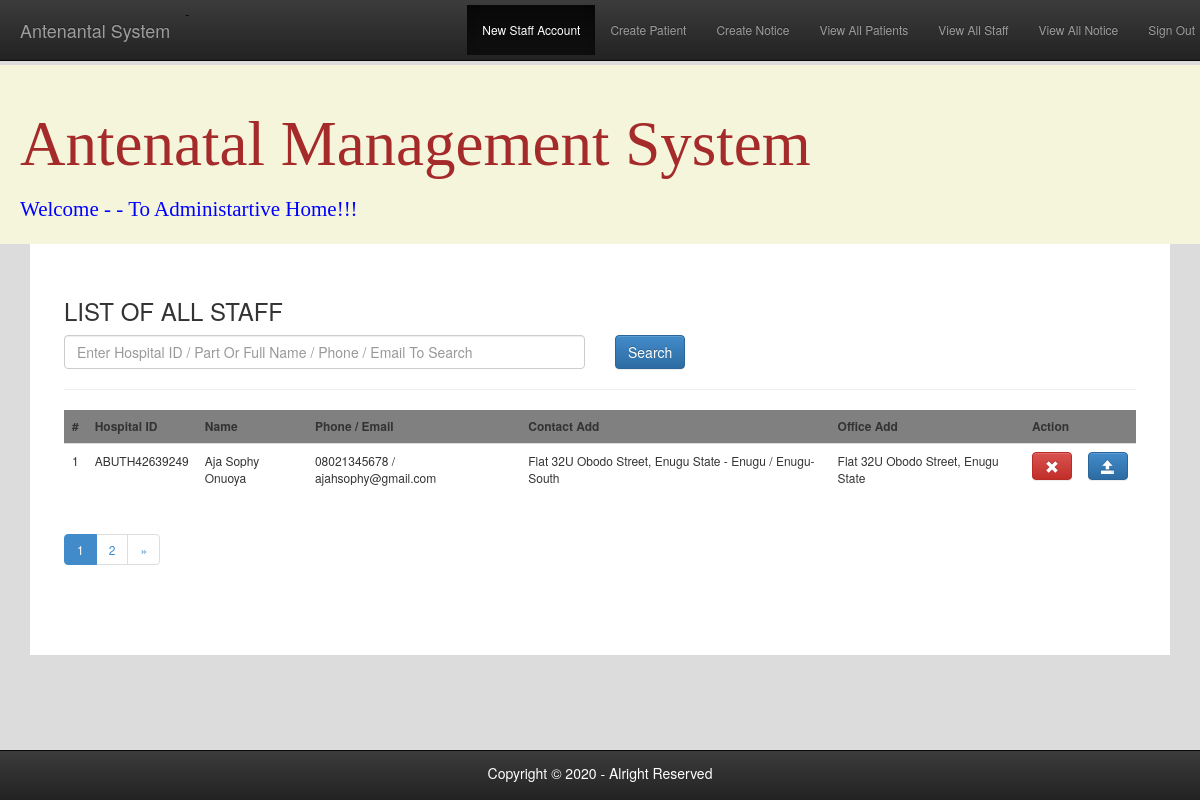
The app's page /adminListPatient.php with its own data.
### tables this page shows
CREATE TABLE `users` (
  `id` int(11) NOT NULL,
  `patientName` varchar(255) NOT NULL,
  `patientPhone` varchar(20) NOT NULL,
  `patientEmail` varchar(100) NOT NULL,
  `HID` varchar(50) NOT NULL,
  `contactAddress` text NOT NULL,
  `officeAddress` text NOT NULL,
  `illnesDescription` text NOT NULL,
  `patientState` varchar(200) NOT NULL,
  `patientLocalGovt` varchar(255) NOT NULL,
  `dateReg` datetime NOT NULL,
  `createdBy` varchar(100) NOT NULL
);

### adminListPatient.php (the view, shortened to what this page needs)
<?php
    require_once 'connection.php';
    $txtSearch = "";
    if($_SERVER['REQUEST_METHOD'] == "POST" && isset($_POST['txtSearch'])){
        $stmt_in = $conn->prepare("SELECT * FROM users where patientName like ? or patientPhone like ? or patientEmail like ?
        or HID like ? or patientState like ?  ORDER BY dateReg, id DESC ");
        $txtSearch = trim($_POST['txtSearch']);
        $search = "%".$txtSearch."%";
        $stmt_in->execute(array($search,$search,$search,$search,$search));
        $affected_rows_in = $stmt_in->rowCount();
    }else{
        $stmt_ina = $conn->prepare("SELECT * FROM users");
        $stmt_ina->execute(array());
        $affected_rows_ina = $stmt_ina->rowCount();
        $current_page = !empty($_GET['page']) ? (int)$_GET['page'] : 1;
        $total_count = $affected_rows_ina;
        $per_page = 1;
        $total_pages = ceil($total_count/$per_page);
        $offset = ($current_page - 1) * $per_page;
        $next_page = $current_page + 1;
        $has_next_page = $next_page <= $total_pages ? true : false;
        $stmt_in = $conn->prepare("SELECT * FROM users ORDER BY dateReg, id DESC Limit {$per_page} OFFSET {$offset}");
        $stmt_in->execute();
        $affected_rows_in = $stmt_in->rowCount();
    }
?>
<!DOCTYPE HTML PUBLIC "-//W3C//DTD HTML 4.01 Transitional//EN" "http://www.w3.org/TR/html4/loose.dtd">
<html lang="en">
<?php include 'header.php'?>
    <link rel="stylesheet" type="text/css" href="css/content.css">
    <body>
    <?php include 'adminTopNav.php'?>
        <div class="container">
            <div class="login">
                <div class="content">
                    <h3>LIST OF ALL STAFF</h3>
                    <form role="form" class="form-horizontal" action="" enctype="multipart/form-data" method="POST">
                        <div class="form-group">
                            <div class="col-xs-6">
                                    <input type="text" value="<?php echo $txtSearch ?>" name="txtSearch" placeholder="Enter Hospital ID / Part Or Full Name / Phone / Email To Search" class="form-control">
                            </div>
                            <div class="col-xs-6">
                                <input class="btn btn-primary" name="search" type="submit" Value="Search"></input>
                            </div>
                        </div>
                    </form>
                    <hr/>
                    <table class="table table-responsive table-stripped">
                        <thead style="background-color:grey">
                            <tr >
                                <td>#</td>
                                <td>Hospital ID</td>
                                <td>Name</td>
                                <td>Phone / Email</td>
                                <td>Contact Add</td>
                                <td>Office Add</td>
                                <td colspan="2">Action</td>
                            </tr>
                        </thead>
                        <tbody>
                            <?php
                                if($affected_rows_in >= 1)
                                {
                                    $r=0;
                                    while($row_two_in = $stmt_in->fetch(PDO::FETCH_ASSOC))
                                    {
                                       $r+=1;
                                       echo '
                                       <tr>
                                            <td>'.$r.'</td>
                                            <td>'.$row_two_in['HID'].'</td>
                                            <td>'.$row_two_in['patientName'].'</td>
                                            <td>'.$row_two_in['patientPhone'].' / '.$row_two_in['patientEmail'].'</td>
                                            <td>'.$row_two_in['contactAddress'].' - '.$row_two_in['patientState'].' / '.$row_two_in['patientLocalGovt'].'</td>
                                            <td>'.$row_two_in['officeAddress'].'</td>
                                            <td><a class="btn btn-danger" href="" ><i class="glyphicon glyphicon-remove"></i></td>
                                            <td><a class="btn btn-primary" href=""><i class="glyphicon glyphicon-open"></i></td>
                                        </tr>
                                       ';
                                    }
                                }
                            ?>
                        </tbody>
                    </table>
                        <ul class="pagination">
                            <?php
                            if ($_SERVER['REQUEST_METHOD'] != "POST"){
                                if ($total_pages > 1)
                                {
                                    for($i = 1; $i <= $total_pages; $i++)
                                    {
                                        if ($i == $current_page)
                                        {
                                            echo '<li class="active"><span>'. $i.' <span class="sr-only">(current)</span></span></li>';
                                        }
                                        else
                                        {
                                            echo ' <li><a href=?page='.$i.'> '. $i .' </a></li>';
                                        }
                                    }
                                    if ($has_next_page)
                                    {
                                        echo ' <li><a href=?page='.$next_page.'>&raquo;</a></li> ';
                                    }
                                }
                            }
                            ?>
                        </ul>
                </div>
            </div>
        </div>
        <nav role="navigation"  class="navbar  navbar-fixed-bottom navbar-inverse">
                <h5 style="text-align: center;color:white">Copyright &copy; 2020 - Alright Reserved</h5>
        </nav>
    </body>
</html>

### css/content.css (style rules this page uses)
body { background-color:gainsboro; font-size: 12px; padding-top: 65px; padding-bottom: 65px; }
nav { padding: 5px 5px; background-color: cornflowerblue; color: black; }
.container { background-color: white; padding: 2% 2% 5% 2%; margin-top: 0%; width: 95%; }
.content { background-color: white; padding: 10px; }
.pagination li { padding: 5px; }
table thead { font-weight: bold; }

### records on screen
users: HID "ABUTH42639249", patientName "Aja Sophy Onuoya", patientPhone "08021345678", patientEmail "ajahsophy@gmail.com", contactAddress "Flat 32U Obodo Street, Enugu State", patientState "Enugu", patientLocalGovt "Enugu-South", officeAddress "Flat 32U Obodo Street, Enugu State"
